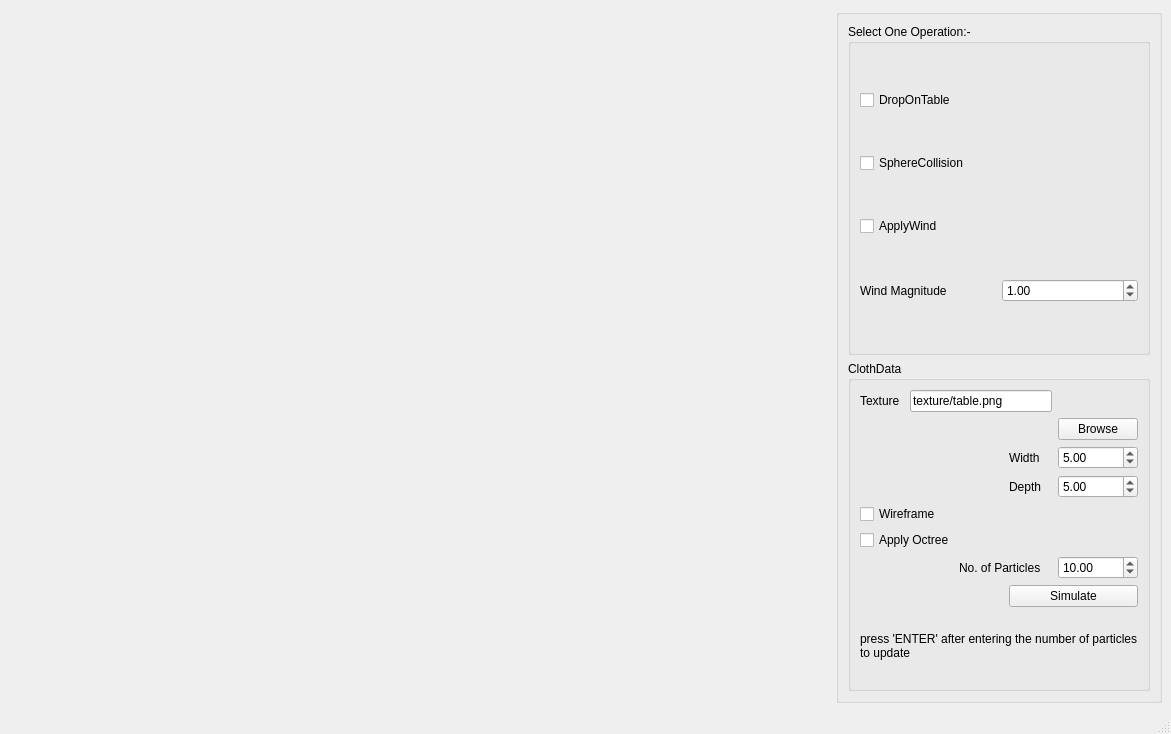
<?xml version="1.0" encoding="UTF-8"?>
<ui version="4.0">
 <class>MainWindow</class>
 <widget class="QMainWindow" name="MainWindow">
  <property name="geometry">
   <rect>
    <x>0</x>
    <y>0</y>
    <width>1171</width>
    <height>734</height>
   </rect>
  </property>
  <property name="windowTitle">
   <string>Cloth Simulation</string>
  </property>
  <widget class="QWidget" name="centralwidget">
   <layout class="QGridLayout" name="s_mainWindowGridLayout">
    <item row="0" column="0">
     <spacer name="horizontalSpacer">
      <property name="orientation">
       <enum>Qt::Horizontal</enum>
      </property>
      <property name="sizeHint" stdset="0">
       <size>
        <width>40</width>
        <height>20</height>
       </size>
      </property>
     </spacer>
    </item>
    <item row="0" column="1" rowspan="2">
     <widget class="QGroupBox" name="groupBox_2">
      <property name="title">
       <string/>
      </property>
      <layout class="QGridLayout" name="gridLayout_2">
       <item row="2" column="0">
        <widget class="QGroupBox" name="groupBox">
         <property name="title">
          <string>Select One Operation:-</string>
         </property>
         <layout class="QGridLayout" name="gridLayout">
          <item row="0" column="0">
           <widget class="QCheckBox" name="m_cTable">
            <property name="enabled">
             <bool>true</bool>
            </property>
            <property name="cursor">
             <cursorShape>ArrowCursor</cursorShape>
            </property>
            <property name="text">
             <string>DropOnTable</string>
            </property>
            <property name="tristate">
             <bool>false</bool>
            </property>
           </widget>
          </item>
          <item row="1" column="0" colspan="2">
           <widget class="QCheckBox" name="m_cSphere">
            <property name="text">
             <string>SphereCollision</string>
            </property>
           </widget>
          </item>
          <item row="2" column="0">
           <widget class="QCheckBox" name="m_forceWind">
            <property name="text">
             <string>ApplyWind</string>
            </property>
           </widget>
          </item>
          <item row="3" column="0">
           <widget class="QLabel" name="label">
            <property name="text">
             <string>Wind Magnitude </string>
            </property>
           </widget>
          </item>
          <item row="3" column="1">
           <widget class="QDoubleSpinBox" name="m_windmag">
            <property name="value">
             <double>1.000000000000000</double>
            </property>
           </widget>
          </item>
         </layout>
        </widget>
       </item>
       <item row="4" column="0">
        <widget class="QGroupBox" name="m_clothData">
         <property name="title">
          <string>ClothData</string>
         </property>
         <layout class="QGridLayout" name="gridLayout_3">
          <item row="0" column="0">
           <widget class="QLabel" name="label_2">
            <property name="text">
             <string>Texture</string>
            </property>
           </widget>
          </item>
          <item row="0" column="1" colspan="3">
           <widget class="QLineEdit" name="m_filepath">
            <property name="text">
             <string>texture/table.png</string>
            </property>
           </widget>
          </item>
          <item row="1" column="4">
           <widget class="QPushButton" name="m_browse">
            <property name="text">
             <string>Browse</string>
            </property>
           </widget>
          </item>
          <item row="2" column="3">
           <widget class="QLabel" name="m_lwidth">
            <property name="text">
             <string>Width</string>
            </property>
           </widget>
          </item>
          <item row="2" column="4">
           <widget class="QDoubleSpinBox" name="m_width">
            <property name="value">
             <double>5.000000000000000</double>
            </property>
           </widget>
          </item>
          <item row="3" column="3">
           <widget class="QLabel" name="m_ldepth">
            <property name="text">
             <string>Depth</string>
            </property>
           </widget>
          </item>
          <item row="3" column="4">
           <widget class="QDoubleSpinBox" name="m_depth">
            <property name="value">
             <double>5.000000000000000</double>
            </property>
           </widget>
          </item>
          <item row="4" column="0" colspan="2">
           <widget class="QCheckBox" name="m_wireframe">
            <property name="text">
             <string>Wireframe</string>
            </property>
           </widget>
          </item>
          <item row="5" column="0" colspan="3">
           <widget class="QCheckBox" name="m_octree">
            <property name="text">
             <string>Apply Octree</string>
            </property>
           </widget>
          </item>
          <item row="6" column="2" colspan="2">
           <widget class="QLabel" name="m_LNoOfParticles">
            <property name="text">
             <string>No. of Particles</string>
            </property>
           </widget>
          </item>
          <item row="6" column="4">
           <widget class="QDoubleSpinBox" name="m_noOfParticle">
            <property name="minimum">
             <double>5.000000000000000</double>
            </property>
            <property name="maximum">
             <double>60.000000000000000</double>
            </property>
            <property name="value">
             <double>10.000000000000000</double>
            </property>
           </widget>
          </item>
          <item row="7" column="3" colspan="2">
           <widget class="QPushButton" name="m_simulate">
            <property name="text">
             <string>Simulate</string>
            </property>
           </widget>
          </item>
          <item row="8" column="0" colspan="5">
           <widget class="QLabel" name="label_3">
            <property name="text">
             <string>press 'ENTER' after entering the number of particles to update</string>
            </property>
            <property name="wordWrap">
             <bool>true</bool>
            </property>
           </widget>
          </item>
         </layout>
        </widget>
       </item>
      </layout>
     </widget>
    </item>
   </layout>
  </widget>
  <widget class="QMenuBar" name="menubar">
   <property name="geometry">
    <rect>
     <x>0</x>
     <y>0</y>
     <width>1171</width>
     <height>25</height>
    </rect>
   </property>
  </widget>
  <widget class="QStatusBar" name="statusbar"/>
 </widget>
 <resources/>
 <connections/>
</ui>
